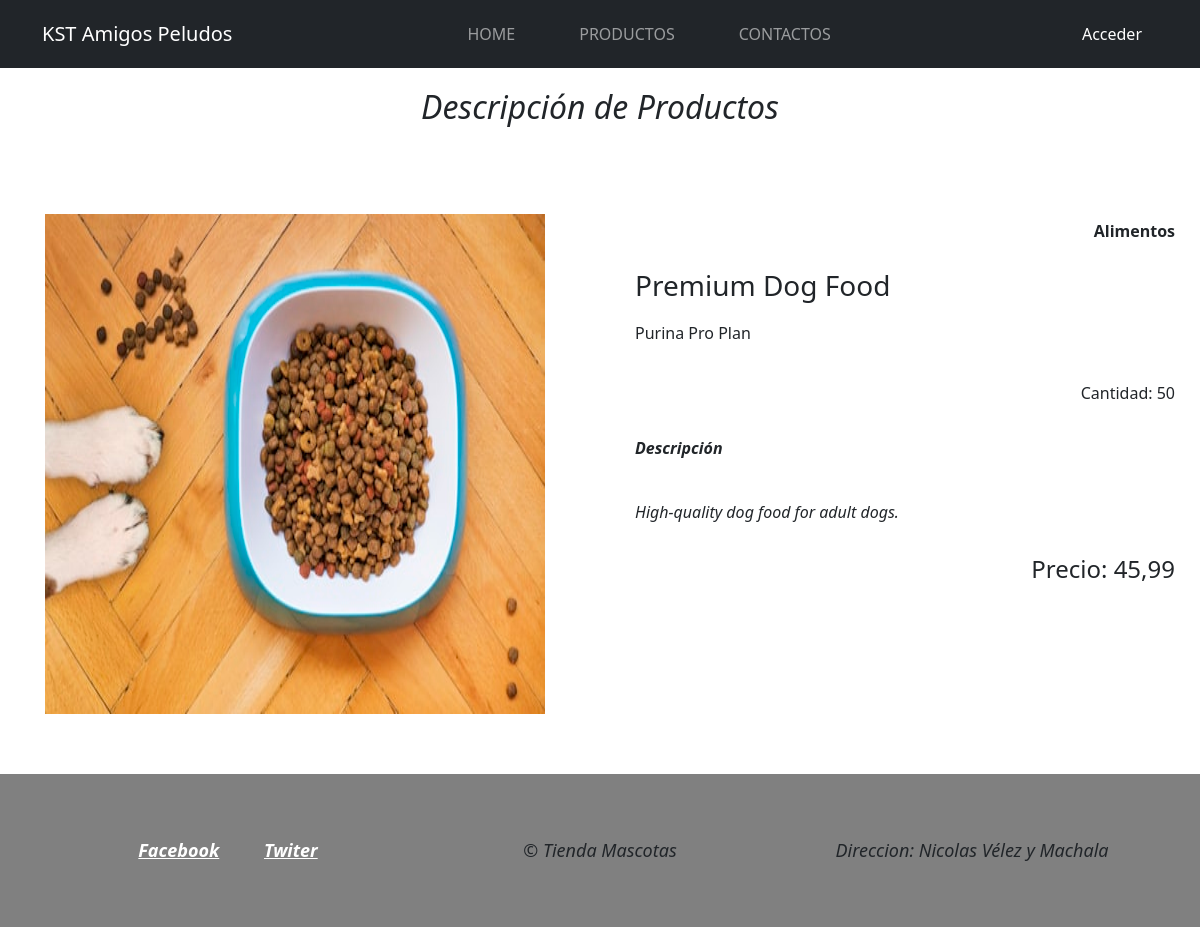
The app's page /Producto/1 with its own data.
### TiendaMascotaApp/models.py (models this page shows)
class Producto(models.Model):
    nombreProd = models.CharField(max_length=50,null=True)
    marca=models.CharField(max_length=20,null=False,default="N/A")
    categoria = models.CharField(max_length=20,null=False)
    descripcion = models.CharField(max_length=100,default="N/A")
    cantidad = models.IntegerField(default=0)
    precio = models.DecimalField(max_digits=8, decimal_places=2, default=0.00, null=True, blank=True)
    foto= models.ImageField(upload_to="fotos", default="fotos/default.png")

### TiendaMascotaApp/views.py (the view)
# urls.py: path('Producto/<int:producto_id>',views.DescProd, name='DescProd'),
def DescProd(request, producto_id):
    producto = get_object_or_404(Producto, id=producto_id)
    rol, correo = var(request)
    return render(request, "DescProd.html", {'producto':producto,'user_role': rol, 'user_correo': correo} )

### TiendaMascotaApp/views.py (called while the page is built)
def var(request):
    rol = request.session.get('usuario_rol', None)
    correo = request.session.get('usuario_correo', None)
    return rol,correo

### TiendaMascotaApp/template/DescProd.html
{% extends "HeadFoot.html" %}
{% load static %}
{% block content %}
<section>
    <div id="tour" class="bg-1">
        <div class="titulo"> <h2>Descripción de Productos</h2> </div>
            <div class="contDesc">
                <div class="imgProd"><img  src=" {{ producto.foto.url }} " alt="Producto" >
                </div>
                <div class="contProd">
                    <div class="catpr"><p>{{ producto.categoria }}</p></div>
                    <div class="titProd"><h3>{{ producto.nombreProd }}</h3></div>
                    <div class="marcapr">
                        <p>{{ producto.marca }} </p>
                    </div>
                    <div class="cantProd">
                        <p>Cantidad: <span>{{ producto.cantidad }} </span></p>
                    </div>
                    <div class="Descrip">
                        <strong><p>Descripción </p></strong>
                        <br>
                        <p> {{ producto.descripcion }} </p>
                    </div>
                    <div class="preciopr">
                        <h4>Precio: {{ producto.precio }} </h4>
                    </div>
                </div>
            </div>
    </div>
</section>
{% endblock %}

### TiendaMascotaApp/static/css/DescProd.css (style rules this page uses)
.contDesc { display: flex; margin: 30px 0px 30px; }
.imgProd { padding: 30px 45px 30px 45px; flex: 1; margin-right: 20px; }
.imgProd img { width: 500px; height: 500px; }
.contProd { flex: 2; padding: 35px 25px 25px 25px; text-align: center; }
.titProd { padding: 5px 0px 10px 0px; text-align: justify; font-weight: bold; }
.marcapr { padding: 0px 0px 15px 0px; text-align: left; }
.cantProd { padding: 5px 0px 10px 0px; text-align: right; }
.Descrip { padding: 5px 0px 10px 0px; text-align: justify; }
.preciopr { padding: 5px 0px 10px 0px; text-align: right; }
.catpr { padding: 0px 0px 5px 0px; text-align: right; font-weight: bold; }
.titulo { display: flex; justify-content: center; align-items: center; padding: 20px 0px 20px 0px; font-style: italic; }
.titulo h2 { font-style: italic; }
.Descrip p { font-style: italic; }

### records on screen
Producto: foto (picture), categoria "Alimentos", nombreProd "Premium Dog Food", marca "Purina Pro Plan", cantidad "50", descripcion "High-quality dog food for adult dogs.", precio "45,99"
